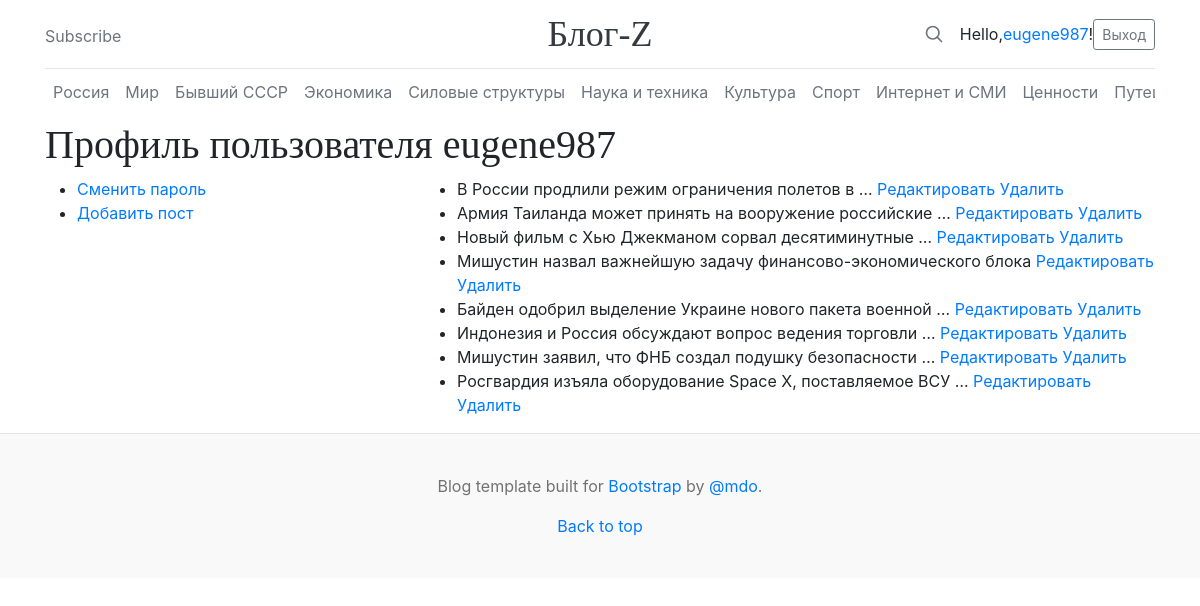
/accounts/profile/ (signed in), run on the app's committed database.
### blog/models.py (models this page shows, shortened)
class Post(models.Model):
    RUSSIA = '1'
    WORLD = '2'
    EX_USSR = '3'
    ECONOMY = '4'
    FORCE_STRUCTURES = '5'
    SCIENCE_AND_TECHNOLOGY = '6'
    CULTURE = '7'
    SPORT = '8'
    INTERNET_AND_MASS_MEDIA = '9'
    VALUES = '10'
    TRAVELS = '11'
    FROM_THE_LIFE = '12'
    CATEGORY = (
        (None, 'Выберите категорию'),
        (RUSSIA, 'Россия'),
        (WORLD, 'Мир'),
        (EX_USSR, 'Бывший СССР'),
        (ECONOMY, 'Экономика'),
        (FORCE_STRUCTURES, 'Силовые структуры'),
        (SCIENCE_AND_TECHNOLOGY, 'Наука и техника'),
        (CULTURE, 'Культура'),
        (SPORT, 'Спорт'),
        (INTERNET_AND_MASS_MEDIA, 'Интернет и СМИ'),
        (VALUES, 'Ценности'),
        (TRAVELS, 'Путешествия'),
        (FROM_THE_LIFE, 'Из жизни')
    )
    title = models.CharField(verbose_name='Название статьи', max_length=100)
    content = models.TextField(verbose_name='Содержание статьи')
    image = models.ImageField(
        verbose_name='Фото',
        upload_to='%Y/%m/%d/',
        blank=True
    )
    publication_date = models.DateTimeField(
        verbose_name='Дата публикации',
        default=timezone.now
    )
    owner = models.ForeignKey(User, on_delete=models.CASCADE, verbose_name='Автор')
    category = models.CharField(
        max_length=2,
        choices=CATEGORY
    )
    class Meta:
        ordering = ['-publication_date']

### blog/views.py (the view)
# urls.py: path('accounts/profile/', ProfileView.as_view(), name='profile'),
class ProfileView(ListView):
    model = Post
    template_name = 'registration/profile.html'
    def get_queryset(self):
        qs = super().get_queryset()
        user_id = User.objects.get(username=self.request.user.username)
        return qs.filter(owner=user_id)

### blog/templates/registration/profile.html
{% extends 'blog/base.html' %}
{% block content %}
<h1>Профиль пользователя {{ user.username }}</h1>
<div class="row">
    <div class="col-md-4">
        <ul>
            <li><a href="{% url 'blog:password_change' %}">Сменить пароль</a></li>
            <li><a href="{% url 'blog:post_add' %}">Добавить пост</a></li>
        </ul>
    </div>
    <div class="col-md-8">
        <ul>
            {% for post in object_list %}
                <li>
                    {{ post.title | truncatewords:7 }}
                    <a href="{% url 'blog:post_edit' post.id %}">Редактировать</a>
                    <a href="{% url 'blog:post_remove' post.id %}">Удалить</a>
                </li>
            {% endfor %}
        </ul>
    </div>
</div>
{% endblock content %}

### blog/templates/blog/_header.html
<header class="blog-header lh-1 py-3">
  <div class="row flex-nowrap justify-content-between align-items-center">
    <div class="col-4 pt-1">
      <a class="link-secondary" href="#">Subscribe</a>
    </div>
    <div class="col-4 text-center">
      <a class="blog-header-logo text-dark" href="{% url 'blog:index' %}">Блог-Z</a>
    </div>
    <div class="col-4 d-flex justify-content-end align-items-center">
      <a class="link-secondary" href="#" aria-label="Search">
        <svg xmlns="http://www.w3.org/2000/svg" width="20" height="20" fill="none" stroke="currentColor" stroke-linecap="round" stroke-linejoin="round" stroke-width="2" class="mx-3" role="img" viewBox="0 0 24 24"><title>Search</title><circle cx="10.5" cy="10.5" r="7.5"></circle><path d="M21 21l-5.2-5.2"></path></svg>
      </a>
      {% if user.is_authenticated %}
        Hello, <a href="{% url 'blog:profile' %}">{{ user.username }}</a>!
        <a class="btn btn-sm btn-outline-secondary" href="{% url 'blog:logout' %}">Выход</a>
      {% else %}
        <a class="btn btn-sm btn-outline-secondary" href="{%  url 'blog:login' %}">Вход</a>
      {% endif %}
    </div>
  </div>
</header>

### blog/static/blog/blog.css (style rules this page uses)
.blog-header { border-bottom: 1px solid #e5e5e5; }
.blog-header-logo { font-family: "Playfair Display", Georgia, "Times New Roman", serif; font-size: 2.25rem; }
h1, h2, h3, h4, h5, h6 { font-family: "Playfair Display", Georgia, "Times New Roman", serif; }

### data on the page
Post: title "В России продлили режим ограничения полетов в …"
Post: title "Армия Таиланда может принять на вооружение российские …"
Post: title "Новый фильм с Хью Джекманом сорвал десятиминутные …"
Post: title "Мишустин назвал важнейшую задачу финансово-экономического блока"
Post: title "Байден одобрил выделение Украине нового пакета военной …"
Post: title "Индонезия и Россия обсуждают вопрос ведения торговли …"
Post: title "Мишустин заявил, что ФНБ создал подушку безопасности …"
Post: title "Росгвардия изъяла оборудование Space X, поставляемое ВСУ …"

### other printed values
{{ user.username }} "eugene987"
